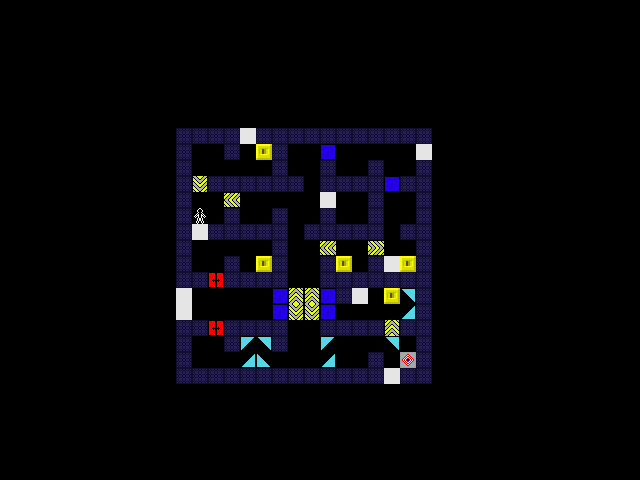

This game map was drawn from its Tiled (.tmx) file and the tilesets committed beside it. A one-line description and the trimmed map source follow:
An orthogonal 40x30 tile map with 16x16 px tiles, 5 tile layers (tiles, pieces, pieces2, pieces3, ...) and 8 objects.

<map version="1.10" tiledversion="1.11.0" orientation="orthogonal" renderorder="right-down" width="40" height="30" tilewidth="16" tileheight="16" infinite="0" nextlayerid="8" nextobjectid="15">
 <tileset firstgid="1" name="tiles" tilewidth="16" tileheight="16" tilecount="81" columns="9">
  <image source="tiles.png" width="144" height="144" />
 </tileset>
 <layer id="1" name="tiles" width="40" height="30" opacity="0.9">
  <data>[1200 cells, 133 non-empty, 4 distinct tile ids]</data>
 </layer>
 <layer id="2" name="pieces" width="40" height="30">
  <data>[1200 cells, 25 non-empty, 10 distinct tile ids]</data>
 </layer>
 <layer id="6" name="pieces2" width="40" height="30">
  <data>[1200 cells, 0 non-empty, 0 distinct tile ids]</data>
 </layer>
 <layer id="7" name="pieces3" width="40" height="30">
  <data>[1200 cells, 0 non-empty, 0 distinct tile ids]</data>
 </layer>
 <layer id="3" name="actors" width="40" height="30">
  <data>[1200 cells, 1 non-empty, 1 distinct tile ids]</data>
 </layer>
 <objectgroup id="5" name="connectors">
  <object id="7" x="408.333" y="264">
   <polyline points="0,0 -31.3333,-15.3333" />
  </object>
  <object id="8" x="344" y="264.667">
   <polyline points="0,0 -146,-78.3333" />
  </object>
  <object id="9" x="263.333" y="157">
   <polyline points="0,0 30,136.333" />
  </object>
  <object id="10" x="264.333" y="154">
   <polyline points="0,0 47.3333,139.667" />
  </object>
  <object id="11" x="262.333" y="151.333">
   <polyline points="0,0 32,161" />
  </object>
  <object id="12" x="267.667" y="149.667">
   <polyline points="0,0 43.6667,162.667" />
  </object>
  <object id="13" x="391.333" y="297.333">
   <polyline points="0,0 -176,-19" />
  </object>
  <object id="14" x="264.667" y="264">
   <polyline points="0,0 -47.6667,63.3333" />
  </object>
 </objectgroup>
</map>
